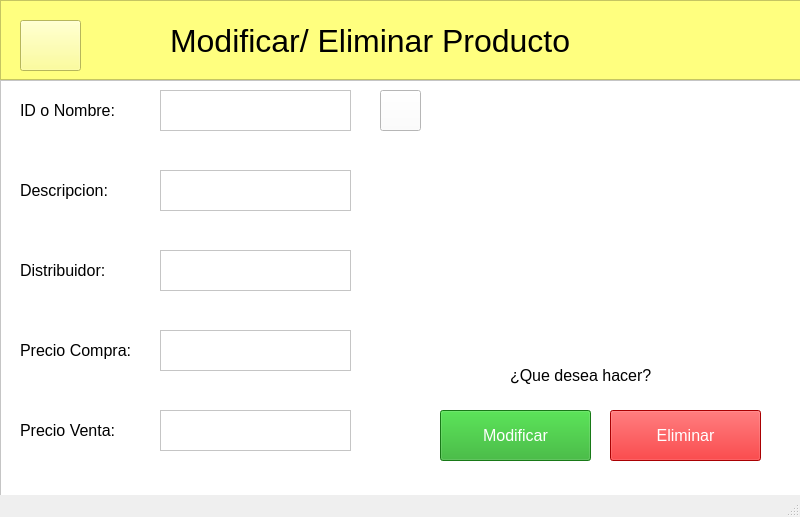
<?xml version="1.0" encoding="UTF-8"?>
<ui version="4.0">
 <class>ModificarEliminarProducto</class>
 <widget class="QMainWindow" name="ModificarEliminarProducto">
  <property name="geometry">
   <rect>
    <x>0</x>
    <y>0</y>
    <width>800</width>
    <height>517</height>
   </rect>
  </property>
  <property name="windowTitle">
   <string>MainWindow</string>
  </property>
  <widget class="QWidget" name="centralwidget">
   <widget class="QFrame" name="headerFrame">
    <property name="geometry">
     <rect>
      <x>0</x>
      <y>0</y>
      <width>801</width>
      <height>80</height>
     </rect>
    </property>
    <property name="acceptDrops">
     <bool>false</bool>
    </property>
    <property name="autoFillBackground">
     <bool>false</bool>
    </property>
    <property name="styleSheet">
     <string notr="true">background-color: rgb(255, 255, 127);</string>
    </property>
    <property name="frameShape">
     <enum>QFrame::StyledPanel</enum>
    </property>
    <property name="frameShadow">
     <enum>QFrame::Raised</enum>
    </property>
    <widget class="QLabel" name="label">
     <property name="geometry">
      <rect>
       <x>170</x>
       <y>10</y>
       <width>511</width>
       <height>61</height>
      </rect>
     </property>
     <property name="font">
      <font>
       <pointsize>24</pointsize>
      </font>
     </property>
     <property name="text">
      <string>Modificar/ Eliminar Producto</string>
     </property>
    </widget>
    <widget class="QPushButton" name="btnRegresar">
     <property name="geometry">
      <rect>
       <x>20</x>
       <y>20</y>
       <width>61</width>
       <height>51</height>
      </rect>
     </property>
     <property name="cursor">
      <cursorShape>PointingHandCursor</cursorShape>
     </property>
     <property name="styleSheet">
      <string notr="true">border-image: url(:/iconos/iconoRegresar.png);</string>
     </property>
     <property name="text">
      <string/>
     </property>
    </widget>
   </widget>
   <widget class="QFrame" name="frame">
    <property name="geometry">
     <rect>
      <x>0</x>
      <y>80</y>
      <width>811</width>
      <height>471</height>
     </rect>
    </property>
    <property name="styleSheet">
     <string notr="true">background-color: rgb(255, 255, 255);</string>
    </property>
    <property name="frameShape">
     <enum>QFrame::StyledPanel</enum>
    </property>
    <property name="frameShadow">
     <enum>QFrame::Raised</enum>
    </property>
    <widget class="QLabel" name="label_2">
     <property name="geometry">
      <rect>
       <x>20</x>
       <y>10</y>
       <width>121</width>
       <height>41</height>
      </rect>
     </property>
     <property name="font">
      <font>
       <pointsize>12</pointsize>
      </font>
     </property>
     <property name="text">
      <string>ID o Nombre:</string>
     </property>
    </widget>
    <widget class="QTextEdit" name="productoTxt">
     <property name="geometry">
      <rect>
       <x>160</x>
       <y>10</y>
       <width>191</width>
       <height>41</height>
      </rect>
     </property>
     <property name="font">
      <font>
       <pointsize>12</pointsize>
      </font>
     </property>
     <property name="cursor" stdset="0">
      <cursorShape>IBeamCursor</cursorShape>
     </property>
    </widget>
    <widget class="QLabel" name="label_3">
     <property name="geometry">
      <rect>
       <x>20</x>
       <y>90</y>
       <width>121</width>
       <height>41</height>
      </rect>
     </property>
     <property name="font">
      <font>
       <pointsize>12</pointsize>
      </font>
     </property>
     <property name="text">
      <string>Descripcion:</string>
     </property>
    </widget>
    <widget class="QTextEdit" name="descripcionTxt">
     <property name="geometry">
      <rect>
       <x>160</x>
       <y>90</y>
       <width>191</width>
       <height>41</height>
      </rect>
     </property>
     <property name="font">
      <font>
       <pointsize>12</pointsize>
      </font>
     </property>
     <property name="cursor" stdset="0">
      <cursorShape>IBeamCursor</cursorShape>
     </property>
    </widget>
    <widget class="QLabel" name="label_4">
     <property name="geometry">
      <rect>
       <x>20</x>
       <y>170</y>
       <width>121</width>
       <height>41</height>
      </rect>
     </property>
     <property name="font">
      <font>
       <pointsize>12</pointsize>
      </font>
     </property>
     <property name="text">
      <string>Distribuidor:</string>
     </property>
    </widget>
    <widget class="QTextEdit" name="distribuidorText">
     <property name="geometry">
      <rect>
       <x>160</x>
       <y>170</y>
       <width>191</width>
       <height>41</height>
      </rect>
     </property>
     <property name="font">
      <font>
       <pointsize>12</pointsize>
      </font>
     </property>
     <property name="cursor" stdset="0">
      <cursorShape>IBeamCursor</cursorShape>
     </property>
    </widget>
    <widget class="QLabel" name="label_5">
     <property name="geometry">
      <rect>
       <x>20</x>
       <y>250</y>
       <width>141</width>
       <height>41</height>
      </rect>
     </property>
     <property name="font">
      <font>
       <pointsize>12</pointsize>
      </font>
     </property>
     <property name="text">
      <string>Precio Compra:</string>
     </property>
    </widget>
    <widget class="QLabel" name="label_6">
     <property name="geometry">
      <rect>
       <x>20</x>
       <y>330</y>
       <width>121</width>
       <height>41</height>
      </rect>
     </property>
     <property name="font">
      <font>
       <pointsize>12</pointsize>
      </font>
     </property>
     <property name="text">
      <string>Precio Venta:</string>
     </property>
    </widget>
    <widget class="QTextEdit" name="precioCompraTxt">
     <property name="geometry">
      <rect>
       <x>160</x>
       <y>250</y>
       <width>191</width>
       <height>41</height>
      </rect>
     </property>
     <property name="font">
      <font>
       <pointsize>12</pointsize>
      </font>
     </property>
     <property name="cursor" stdset="0">
      <cursorShape>IBeamCursor</cursorShape>
     </property>
    </widget>
    <widget class="QTextEdit" name="precioVentaTxt">
     <property name="geometry">
      <rect>
       <x>160</x>
       <y>330</y>
       <width>191</width>
       <height>41</height>
      </rect>
     </property>
     <property name="font">
      <font>
       <pointsize>12</pointsize>
      </font>
     </property>
     <property name="cursor" stdset="0">
      <cursorShape>IBeamCursor</cursorShape>
     </property>
    </widget>
    <widget class="QPushButton" name="btnBuscar">
     <property name="geometry">
      <rect>
       <x>380</x>
       <y>10</y>
       <width>41</width>
       <height>41</height>
      </rect>
     </property>
     <property name="cursor">
      <cursorShape>PointingHandCursor</cursorShape>
     </property>
     <property name="styleSheet">
      <string notr="true">border-image: url(:/iconos/iconoBuscar.png);</string>
     </property>
     <property name="text">
      <string/>
     </property>
    </widget>
    <widget class="QPushButton" name="modificarBtn">
     <property name="geometry">
      <rect>
       <x>440</x>
       <y>330</y>
       <width>151</width>
       <height>51</height>
      </rect>
     </property>
     <property name="font">
      <font>
       <pointsize>12</pointsize>
      </font>
     </property>
     <property name="cursor">
      <cursorShape>PointingHandCursor</cursorShape>
     </property>
     <property name="styleSheet">
      <string notr="true">color: rgb(255, 255, 255);
background-color: rgb(34, 170, 32);</string>
     </property>
     <property name="text">
      <string>Modificar</string>
     </property>
    </widget>
    <widget class="QLabel" name="label_7">
     <property name="geometry">
      <rect>
       <x>500</x>
       <y>40</y>
       <width>221</width>
       <height>221</height>
      </rect>
     </property>
     <property name="styleSheet">
      <string notr="true">border-image: url(:/iconos/inventarioIcono.png);</string>
     </property>
     <property name="text">
      <string/>
     </property>
    </widget>
    <widget class="QPushButton" name="eliminarBtn">
     <property name="geometry">
      <rect>
       <x>610</x>
       <y>330</y>
       <width>151</width>
       <height>51</height>
      </rect>
     </property>
     <property name="font">
      <font>
       <pointsize>12</pointsize>
      </font>
     </property>
     <property name="cursor">
      <cursorShape>PointingHandCursor</cursorShape>
     </property>
     <property name="styleSheet">
      <string notr="true">color: rgb(255, 255, 255);
background-color: rgb(236, 0, 3);</string>
     </property>
     <property name="text">
      <string>Eliminar</string>
     </property>
    </widget>
    <widget class="QLabel" name="label_8">
     <property name="geometry">
      <rect>
       <x>510</x>
       <y>280</y>
       <width>171</width>
       <height>31</height>
      </rect>
     </property>
     <property name="font">
      <font>
       <pointsize>12</pointsize>
      </font>
     </property>
     <property name="text">
      <string>¿Que desea hacer?</string>
     </property>
    </widget>
   </widget>
  </widget>
  <widget class="QStatusBar" name="statusbar"/>
 </widget>
 <resources>
  <include location="iconosModificarProducto.qrc"/>
 </resources>
 <connections/>
</ui>
